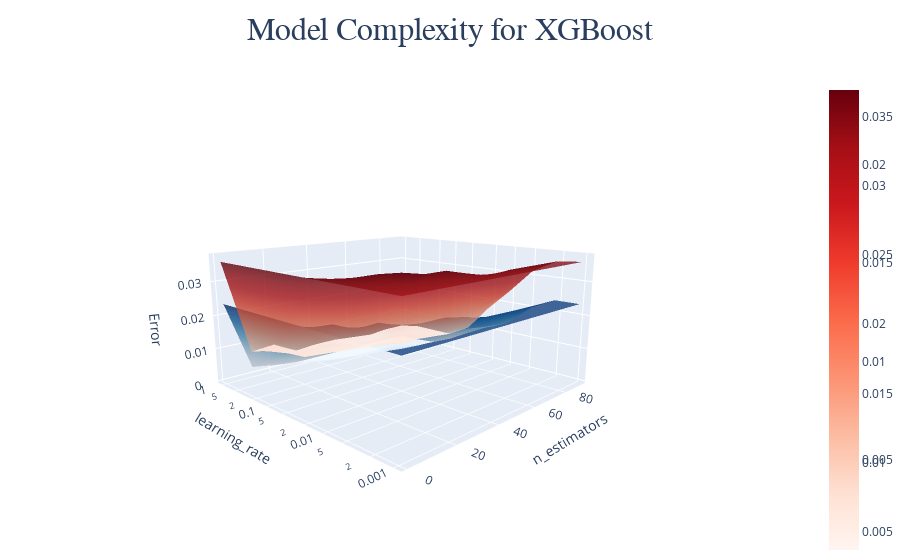

The notebook cell this image was saved under:
### Markdown cell above
# Model Compexity

### Code cell
n_estimators_range = range(1, 100, 10)
learning_rate_range = np.logspace(-3, 0, 10)

train_errors = []
test_errors = []

for n_estimators in n_estimators_range:
    for learning_rate in learning_rate_range:
        xgb_clf = xgb.XGBClassifier(n_estimators = n_estimators, learning_rate = learning_rate, random_state = 42, max_depth = 3)
        xgb_clf.fit(x_train, y_train)

        train_pred = xgb_clf.predict(x_train)
        test_pred = xgb_clf.predict(x_test)
        
        train_errors.append(1 - accuracy_score(y_train, train_pred))
        test_errors.append(1 - accuracy_score(y_test, test_pred))

# Convert range to list
n_estimators_range = list(n_estimators_range)
learning_rate_range = list(learning_rate_range)

# Convert the error lists to numpy arrays
train_errors = np.array(train_errors)
test_errors = np.array(test_errors)

n_estimators, learning_rate = np.meshgrid(n_estimators_range, learning_rate_range)

train_errors = train_errors.reshape(len(n_estimators_range), len(learning_rate_range))
test_errors = test_errors.reshape(len(n_estimators_range), len(learning_rate_range))


fig = go.Figure(
    data = [go.Surface(
                x = n_estimators, y = learning_rate, z = train_errors.T, 
                colorscale = 'Blues', opacity = 0.8, name = 'Train Error'
            ),
            go.Surface(
                x = n_estimators, y = learning_rate, z = test_errors.T, 
                colorscale = 'Reds', opacity = 0.8, name = 'Test Error'
            )
    ],
    layout = go.Layout(
                title = {
                    'text': 'Model Complexity for XGBoost',
                    'font': {
                        'size': 32, 'family': 'Gulliver'
                    }, 
                    'x': 0.5
                },
                scene = dict(
                    xaxis = dict(
                                title = 'n_estimators', type = 'linear'
                            ),
                    yaxis = dict(
                                title = 'learning_rate', type = 'log'
                            ),
                    zaxis = dict(
                                title = 'Error', type = 'linear'
                            ),
                    aspectratio = dict(
                                x = 1, y = 1, z = 0.5
                            ),
                    camera = dict(
                                eye = dict(
                                    x = -1.5, y = -1.5, z = 0.5
                                )
                            ),
                ),
                margin = dict(
                            l = 0, r = 0, b = 0, t = 80
                ),
                legend = dict(
                            x = 0, y = 1, bgcolor = 'rgba(255, 255, 255, 0.5)'
                ),
    )
)

fig.show()

### Figure 1 — Plotly figure (JSON) as saved in the notebook; plotly's stock layout.template omitted (floating-point values rounded to 4 significant figures)
{"data": [{"colorscale": [[0, "rgb(247,251,255)"], [0.125, "rgb(222,235,247)"], [0.25, "rgb(198,219,239)"], [0.375, "rgb(158,202,225)"], [0.5, "rgb(107,174,214)"], [0.625, "rgb(66,146,198)"], [0.75, "rgb(33,113,181)"], [0.875, "rgb(8,81,156)"], [1, "rgb(8,48,107)"]], "name": "Train Error", "opacity": 0.8, "type": "surface", "x": [[1, 11, 21, 31, 41, 51, 61, 71, 81, 91], [1, 11, 21, 31, 41, 51, 61, 71, 81, 91], [1, 11, 21, 31, 41, 51, 61, 71, 81, 91], [1, 11, 21, 31, 41, 51, 61, 71, 81, 91], [1, 11, 21, 31, 41, 51, 61, 71, 81, 91], [1, 11, 21, 31, 41, 51, 61, 71, 81, 91], [1, 11, 21, 31, 41, 51, 61, 71, 81, 91], [1, 11, 21, 31, 41, 51, 61, 71, 81, 91], [1, 11, 21, 31, 41, 51, 61, 71, 81, 91], [1, 11, 21, 31, 41, 51, 61, 71, 81, 91]], "y": [[0.001, 0.001, 0.001, 0.001, 0.001, 0.001, 0.001, 0.001, 0.001, 0.001], [0.002154, 0.002154, 0.002154, 0.002154, 0.002154, 0.002154, 0.002154, 0.002154, 0.002154, 0.002154], [0.004642, 0.004642, 0.004642, 0.004642, 0.004642, 0.004642, 0.004642, 0.004642, 0.004642, 0.004642], [0.01, 0.01, 0.01, 0.01, 0.01, 0.01, 0.01, 0.01, 0.01, 0.01], [0.02154, 0.02154, 0.02154, 0.02154, 0.02154, 0.02154, 0.02154, 0.02154, 0.02154, 0.02154], [0.04642, 0.04642, 0.04642, 0.04642, 0.04642, 0.04642, 0.04642, 0.04642, 0.04642, 0.04642], [0.1, 0.1, 0.1, 0.1, 0.1, 0.1, 0.1, 0.1, 0.1, 0.1], [0.2154, 0.2154, 0.2154, 0.2154, 0.2154, 0.2154, 0.2154, 0.2154, 0.2154, 0.2154], [0.4642, 0.4642, 0.4642, 0.4642, 0.4642, 0.4642, 0.4642, 0.4642, 0.4642, 0.4642], [1, 1, 1, 1, 1, 1, 1, 1, 1, 1]], "z": [[0.0234, 0.0234, 0.0234, 0.0234, 0.0234, 0.0234, 0.0234, 0.0234, 0.0234, 0.0234], [0.0234, 0.0234, 0.0234, 0.0234, 0.0234, 0.02258, 0.02299, 0.0234, 0.0234, 0.0234], [0.0234, 0.02381, 0.02381, 0.0234, 0.0234, 0.02217, 0.02073, 0.02053, 0.02032, 0.01991], [0.0234, 0.02299, 0.0234, 0.02073, 0.02011, 0.01847, 0.01704, 0.01457, 0.01396, 0.01375], [0.0234, 0.02299, 0.01847, 0.0156, 0.01457, 0.01273, 0.01273, 0.01273, 0.0119, 0.01088], [0.0234, 0.01663, 0.01293, 0.01273, 0.01129, 0.01067, 0.01006, 0.009647, 0.008621, 0.007389], [0.0234, 0.01314, 0.01006, 0.009647, 0.008005, 0.005952, 0.004926, 0.004516, 0.00431, 0.003695], [0.0234, 0.009647, 0.0078, 0.0039, 0.003489, 0.002668, 0.002463, 0.002053, 0.001232, 0.001026], [0.0234, 0.006363, 0.003489, 0.002258, 0.001232, 0.000821, 0.0006158, 0.0004105, 0.0004105, 0.0004105], [0.0234, 0.002463, 0.001232, 0.0004105, 0.0004105, 0.0004105, 0.0004105, 0.0004105, 0.0004105, 0.0004105]]}, {"colorscale": [[0, "rgb(255,245,240)"], [0.125, "rgb(254,224,210)"], [0.25, "rgb(252,187,161)"], [0.375, "rgb(252,146,114)"], [0.5, "rgb(251,106,74)"], [0.625, "rgb(239,59,44)"], [0.75, "rgb(203,24,29)"], [0.875, "rgb(165,15,21)"], [1, "rgb(103,0,13)"]], "name": "Test Error", "opacity": 0.8, "type": "surface", "x": [[1, 11, 21, 31, 41, 51, 61, 71, 81, 91], [1, 11, 21, 31, 41, 51, 61, 71, 81, 91], [1, 11, 21, 31, 41, 51, 61, 71, 81, 91], [1, 11, 21, 31, 41, 51, 61, 71, 81, 91], [1, 11, 21, 31, 41, 51, 61, 71, 81, 91], [1, 11, 21, 31, 41, 51, 61, 71, 81, 91], [1, 11, 21, 31, 41, 51, 61, 71, 81, 91], [1, 11, 21, 31, 41, 51, 61, 71, 81, 91], [1, 11, 21, 31, 41, 51, 61, 71, 81, 91], [1, 11, 21, 31, 41, 51, 61, 71, 81, 91]], "y": [[0.001, 0.001, 0.001, 0.001, 0.001, 0.001, 0.001, 0.001, 0.001, 0.001], [0.002154, 0.002154, 0.002154, 0.002154, 0.002154, 0.002154, 0.002154, 0.002154, 0.002154, 0.002154], [0.004642, 0.004642, 0.004642, 0.004642, 0.004642, 0.004642, 0.004642, 0.004642, 0.004642, 0.004642], [0.01, 0.01, 0.01, 0.01, 0.01, 0.01, 0.01, 0.01, 0.01, 0.01], [0.02154, 0.02154, 0.02154, 0.02154, 0.02154, 0.02154, 0.02154, 0.02154, 0.02154, 0.02154], [0.04642, 0.04642, 0.04642, 0.04642, 0.04642, 0.04642, 0.04642, 0.04642, 0.04642, 0.04642], [0.1, 0.1, 0.1, 0.1, 0.1, 0.1, 0.1, 0.1, 0.1, 0.1], [0.2154, 0.2154, 0.2154, 0.2154, 0.2154, 0.2154, 0.2154, 0.2154, 0.2154, 0.2154], [0.4642, 0.4642, 0.4642, 0.4642, 0.4642, 0.4642, 0.4642, 0.4642, 0.4642, 0.4642], [1, 1, 1, 1, 1, 1, 1, 1, 1, 1]], "z": [[0.03569, 0.03569, 0.03569, 0.03569, 0.03569, 0.03569, 0.03569, 0.03569, 0.03569, 0.03569], [0.03569, 0.03569, 0.03569, 0.03569, 0.03569, 0.03446, 0.03508, 0.03508, 0.03508, 0.03508], [0.03569, 0.03692, 0.03692, 0.03569, 0.03569, 0.03385, 0.032, 0.032, 0.03138, 0.03138], [0.03569, 0.03569, 0.03569, 0.032, 0.03077, 0.02954, 0.02769, 0.02585, 0.02215, 0.024], [0.03569, 0.03446, 0.02954, 0.02646, 0.024, 0.02092, 0.01846, 0.01723, 0.01723, 0.01723], [0.03569, 0.02831, 0.02215, 0.01723, 0.01723, 0.01538, 0.01477, 0.01169, 0.009846, 0.009231], [0.03569, 0.02277, 0.01538, 0.01292, 0.009231, 0.008, 0.006769, 0.006769, 0.006154, 0.005538], [0.03569, 0.01415, 0.007385, 0.006769, 0.006154, 0.005538, 0.005538, 0.006154, 0.005538, 0.005538], [0.03569, 0.009231, 0.006769, 0.006154, 0.006154, 0.004923, 0.004308, 0.004308, 0.006154, 0.005538], [0.03569, 0.007385, 0.008, 0.004308, 0.004923, 0.004923, 0.004308, 0.003692, 0.004308, 0.004308]]}], "layout": {"legend": {"bgcolor": "rgba(255, 255, 255, 0.5)", "x": 0, "y": 1}, "margin": {"b": 0, "l": 0, "r": 0, "t": 80}, "scene": {"aspectratio": {"x": 1, "y": 1, "z": 0.5}, "camera": {"eye": {"x": -1.5, "y": -1.5, "z": 0.5}}, "xaxis": {"title": {"text": "n_estimators"}, "type": "linear"}, "yaxis": {"title": {"text": "learning_rate"}, "type": "log"}, "zaxis": {"title": {"text": "Error"}, "type": "linear"}}, "title": {"font": {"family": "Gulliver", "size": 32}, "text": "Model Complexity for XGBoost", "x": 0.5}}}
